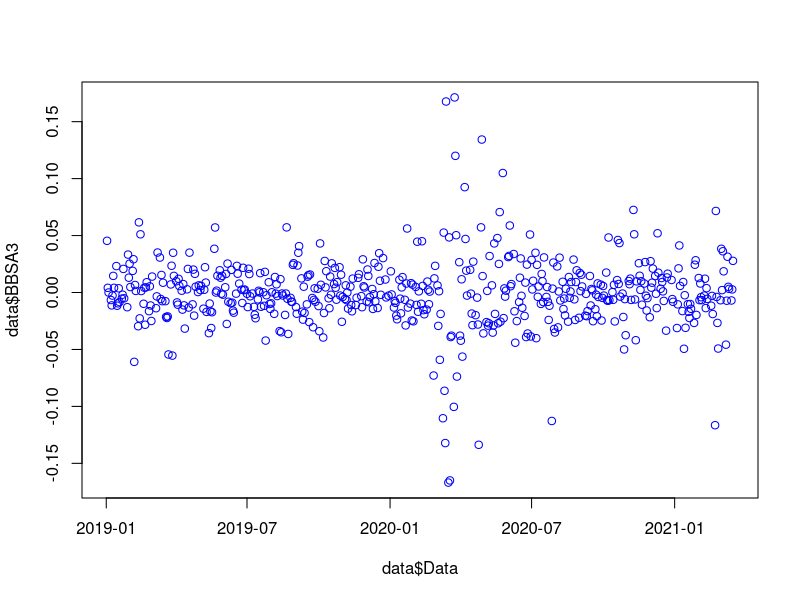
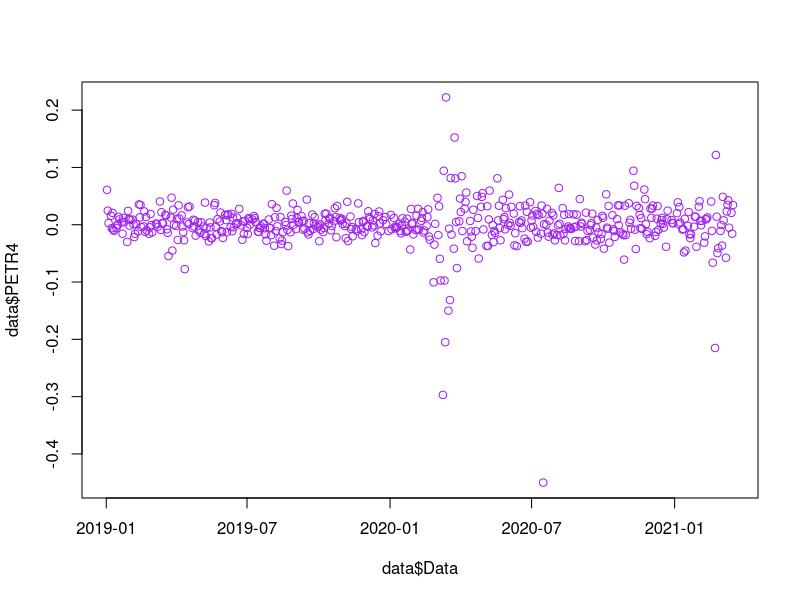
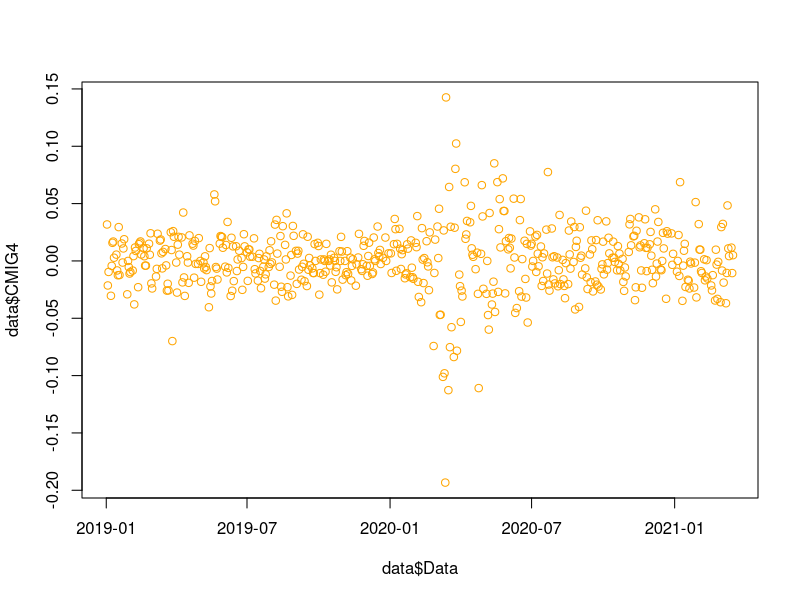

Reproduce these figures in R, in order. (Note: this script raises an error after producing the figures.)
#### Questão 1 ####
#Importando os dados e corrigindo
data <- read.csv("ArquivoExercicio2.csv",sep=";",header=TRUE)

data$Data <- as.Date(data$Data)

#### Questão 2 ####
# Plotando Graficos
plot(data$Data,data$BBSA3,col="Blue")

plot(data$Data,data$PETR4,col="Purple")

plot(data$Data,data$CMIG4,col="Orange")

#Analise
#'registrar linhas verticas, mas são os pontos
#'de maiores dispersões
#'
#### Questão 3 ####
names(data)
ativos <- c("BBSA3","PETR4","CMIG4")

excessos <- matrix(,nrow=547,ncol=3)
colnames(excessos) <- ativos

for (ativo in ativos){
  excessos[,ativo] <- data[,ativo] - data$RF
}

rownames(excessos) <- data$Data
excessos
#### Questão 4 ####

ativos <- c("BBSA3","PETR4","CMIG4")
CAPM_BBSA3 <- lr()
